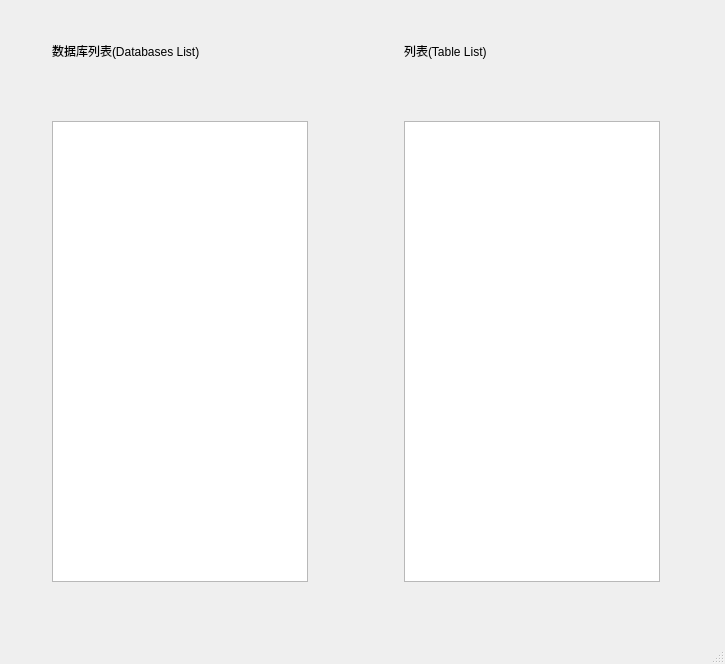
<?xml version="1.0" encoding="UTF-8"?>
<ui version="4.0">
 <class>mainwindow2</class>
 <widget class="QMainWindow" name="mainwindow2">
  <property name="geometry">
   <rect>
    <x>0</x>
    <y>0</y>
    <width>725</width>
    <height>664</height>
   </rect>
  </property>
  <property name="windowTitle">
   <string>MainWindow</string>
  </property>
  <widget class="QWidget" name="centralwidget">
   <widget class="QWidget" name="">
    <property name="geometry">
     <rect>
      <x>52</x>
      <y>42</y>
      <width>608</width>
      <height>540</height>
     </rect>
    </property>
    <layout class="QHBoxLayout" name="horizontalLayout">
     <item>
      <layout class="QVBoxLayout" name="verticalLayout">
       <item>
        <widget class="QLabel" name="label">
         <property name="text">
          <string>数据库列表(Databases List)</string>
         </property>
        </widget>
       </item>
       <item>
        <spacer name="verticalSpacer">
         <property name="orientation">
          <enum>Qt::Vertical</enum>
         </property>
         <property name="sizeHint" stdset="0">
          <size>
           <width>20</width>
           <height>40</height>
          </size>
         </property>
        </spacer>
       </item>
       <item>
        <widget class="QTableView" name="DatabaseView">
         <property name="minimumSize">
          <size>
           <width>0</width>
           <height>461</height>
          </size>
         </property>
         <attribute name="horizontalHeaderMinimumSectionSize">
          <number>200</number>
         </attribute>
         <attribute name="horizontalHeaderDefaultSectionSize">
          <number>200</number>
         </attribute>
        </widget>
       </item>
      </layout>
     </item>
     <item>
      <spacer name="horizontalSpacer">
       <property name="orientation">
        <enum>Qt::Horizontal</enum>
       </property>
       <property name="sizeHint" stdset="0">
        <size>
         <width>78</width>
         <height>20</height>
        </size>
       </property>
      </spacer>
     </item>
     <item>
      <layout class="QVBoxLayout" name="verticalLayout_2">
       <item>
        <widget class="QLabel" name="label_2">
         <property name="text">
          <string>列表(Table List)</string>
         </property>
        </widget>
       </item>
       <item>
        <spacer name="verticalSpacer_2">
         <property name="orientation">
          <enum>Qt::Vertical</enum>
         </property>
         <property name="sizeHint" stdset="0">
          <size>
           <width>20</width>
           <height>40</height>
          </size>
         </property>
        </spacer>
       </item>
       <item>
        <widget class="QTableView" name="TableView">
         <property name="minimumSize">
          <size>
           <width>200</width>
           <height>461</height>
          </size>
         </property>
         <attribute name="horizontalHeaderMinimumSectionSize">
          <number>200</number>
         </attribute>
         <attribute name="horizontalHeaderDefaultSectionSize">
          <number>200</number>
         </attribute>
        </widget>
       </item>
      </layout>
     </item>
    </layout>
   </widget>
  </widget>
  <widget class="QMenuBar" name="menubar">
   <property name="geometry">
    <rect>
     <x>0</x>
     <y>0</y>
     <width>725</width>
     <height>28</height>
    </rect>
   </property>
  </widget>
  <widget class="QStatusBar" name="statusbar"/>
 </widget>
 <resources/>
 <connections/>
</ui>
